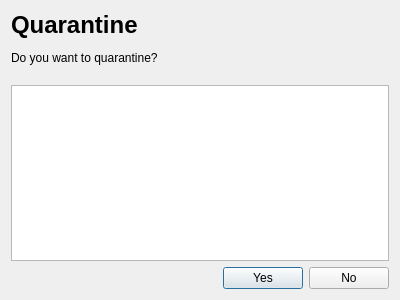
<?xml version="1.0" encoding="UTF-8"?>
<ui version="4.0">
 <class>ListerQuarantine</class>
 <widget class="QDialog" name="ListerQuarantine">
  <property name="geometry">
   <rect>
    <x>0</x>
    <y>0</y>
    <width>400</width>
    <height>300</height>
   </rect>
  </property>
  <property name="windowTitle">
   <string>Dialog</string>
  </property>
  <layout class="QVBoxLayout" name="verticalLayout">
   <item>
    <widget class="QLabel" name="label">
     <property name="text">
      <string>&lt;h1&gt;&lt;b&gt;Quarantine&lt;/b&gt;&lt;/h1&gt;
Do you want to quarantine?&lt;br /&gt;</string>
     </property>
    </widget>
   </item>
   <item>
    <widget class="QListWidget" name="listWidget">
     <property name="alternatingRowColors">
      <bool>true</bool>
     </property>
     <property name="selectionMode">
      <enum>QAbstractItemView::SingleSelection</enum>
     </property>
     <property name="selectionBehavior">
      <enum>QAbstractItemView::SelectRows</enum>
     </property>
     <property name="textElideMode">
      <enum>Qt::ElideNone</enum>
     </property>
     <property name="verticalScrollMode">
      <enum>QAbstractItemView::ScrollPerPixel</enum>
     </property>
     <property name="horizontalScrollMode">
      <enum>QAbstractItemView::ScrollPerPixel</enum>
     </property>
    </widget>
   </item>
   <item>
    <layout class="QHBoxLayout" name="horizontalLayout">
     <item>
      <spacer name="horizontalSpacer">
       <property name="orientation">
        <enum>Qt::Horizontal</enum>
       </property>
       <property name="sizeHint" stdset="0">
        <size>
         <width>40</width>
         <height>20</height>
        </size>
       </property>
      </spacer>
     </item>
     <item>
      <widget class="QPushButton" name="pushButtonYes">
       <property name="text">
        <string>Yes</string>
       </property>
      </widget>
     </item>
     <item>
      <widget class="QPushButton" name="pushButtonNo">
       <property name="text">
        <string>No</string>
       </property>
      </widget>
     </item>
    </layout>
   </item>
  </layout>
 </widget>
 <resources/>
 <connections/>
</ui>
